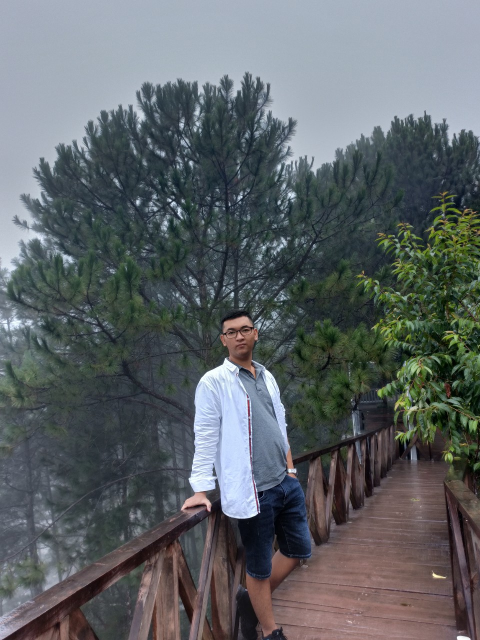
#> input picture Xử lý ảnh/pine.jpg, 960 x 1280 px (shown at 1/2 size)
$ jupyter execute --allow-errors 22655141_DuongChiTrung_proj_1.ipynb
#> lines starting #> are read from the running program, lines starting #| are printed output that depends on the picture; after the words box and inside, x2 and y2 are one past the last pixel; in counts of white or black regions, pixels touching at a corner belong together
# Project 1

[cell 1]
import numpy as np
import cv2
import matplotlib.pyplot as plt

# Checkered Board

[cell 2]
def create_chess_table(board_size=8, cell_size=100, black=(255, 255, 255), white=(0, 0, 0)):
#> called with board_size = 8, cell_size = 100, black = (255, 255, 255), white = (0, 0, 0)
    height = board_size * cell_size
    width = board_size * cell_size
    image = np.zeros((height, width, 3), dtype=np.uint8)

    # Fill the cells with alternating colors
    for i in range(board_size):
        for j in range(board_size):
            x = j * cell_size
            y = i * cell_size
            color = black if (i + j) % 2 == 0 else white
            cv2.rectangle(image, (x, y), (x + cell_size, y + cell_size), color, -1)

    return image

chess_table = create_chess_table()

chess_table_rgb = cv2.cvtColor(chess_table, cv2.COLOR_BGR2RGB)
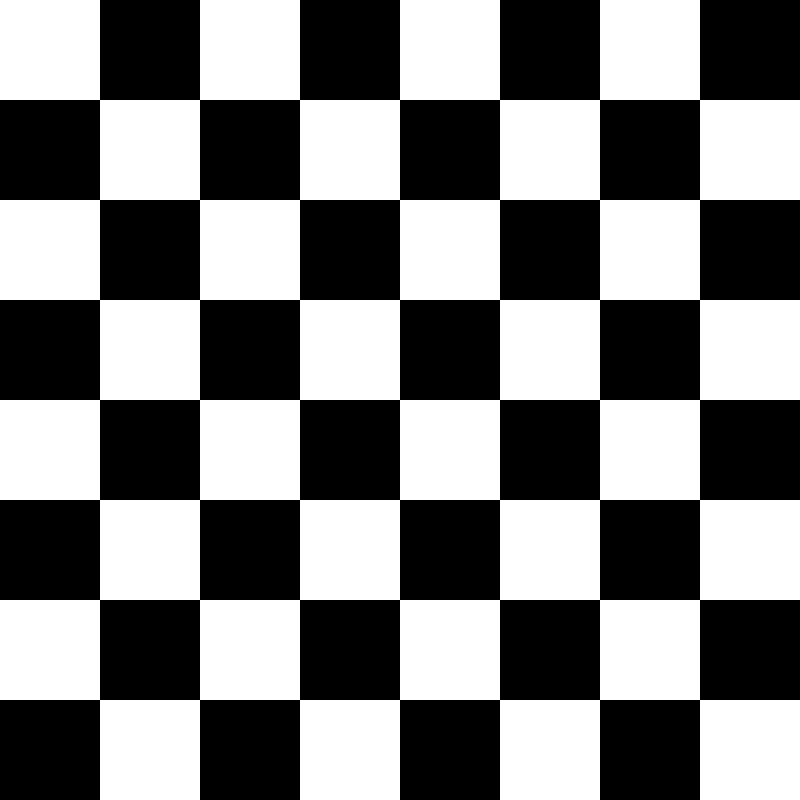
#> chess_table_rgb: shape (800, 800, 3); 50% white; 1 white region, box (x1, y1, x2, y2) and area: (0, 0, 800, 800) 320000

plt.imshow(chess_table_rgb)
plt.show()

# Color Correction

[cell 3]
def convert_gray(img):
    grey_image = img[:,:,0]*0.07 + img[:,:,1]*0.72 + img[:,:,2]*0.21
    return grey_image

img = cv2.imread('pine.jpg')
#> img is the input picture: shape (1280, 960, 3); mean B, G, R 102.6, 99.7, 94.2

img_grey = convert_gray(img)
#> in convert_gray, `grey_image = img[:,:,0]*0.07 + img[:,:,1]*0.72 + img[:,:,2]*0.21`:
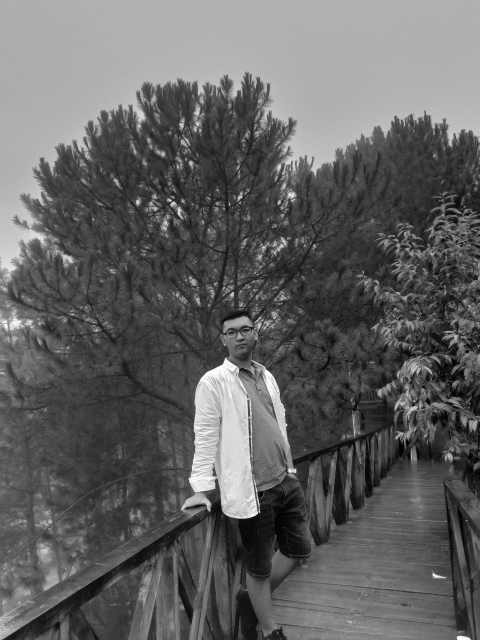
#> grey_image: shape (1280, 960) float64 (shown at 1/2 size); min 0, max 255, mean 98.7

plt.imshow(img_grey, cmap='gray')

[cell 4]
def convert_gray(img):
    grey_image = img[:,:,0]*0.07 + img[:,:,1]*0.72 + img[:,:,2]*0.21
    return grey_image

def invert_image(img):
  inverted_img = 255 - img
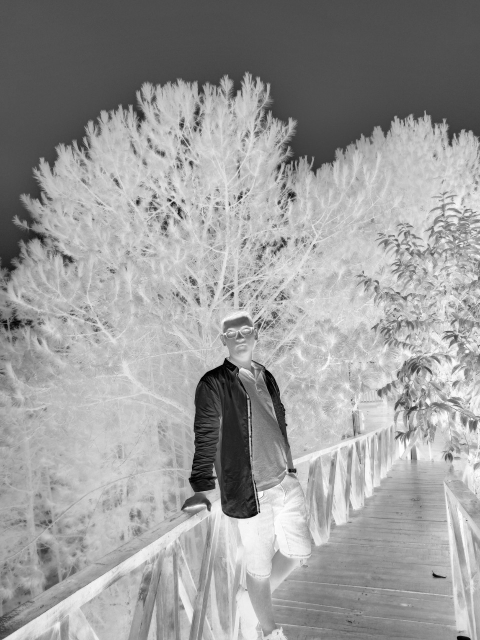
#> inverted_img: shape (1280, 960) float64 (shown at 1/2 size); min 0, max 255, mean 156.3
  return inverted_img

img = cv2.imread('pine.jpg')

img_grey = convert_gray(img) # Chuyển sang màu xám

inverted_img = invert_image(img_grey) # Đảo ngược các giá trị màu

plt.subplot(1, 2, 1)
plt.imshow(img_grey, cmap='gray')
plt.title('Ảnh gốc')

plt.subplot(1, 2, 2)
plt.imshow(inverted_img, cmap='gray')
plt.title('Ảnh đảo ngược')

plt.show()
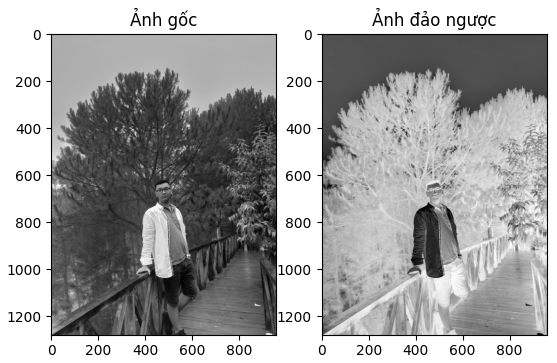
#> figure drawn by matplotlib, 2 panels

[cell 5]
# Hiển thị ảnh bằng matplotlib
plt.subplot(1, 3, 1)
plt.imshow(cv2.cvtColor(img, cv2.COLOR_BGR2RGB))

plt.title('Ảnh gốc')

plt.subplot(1, 3, 2)
plt.imshow(img_grey, cmap='gray')
plt.title('Màu xám')

plt.subplot(1, 3, 3)
plt.imshow(inverted_img, cmap='gray')
plt.title('Ảnh đảo ngược')

plt.show()
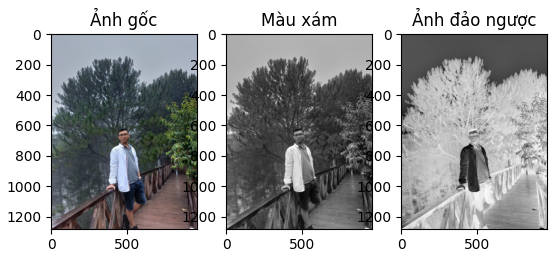
#> figure drawn by matplotlib, 3 panels

# Rotate Image

[cell 6]
def invert_image_horizontal(img):

  inverted_img = img[:, ::-1]
  return inverted_img

def invert_image_vertical(img):

  inverted_img = img[::-1, :]
  return inverted_img

def rotate_image(img, angle):
  height, width = img.shape[:2]

  # Tính toán tâm xoay (trung điểm của ảnh)
  center = (width / 2, height / 2)

  # Tạo ma trận xoay
  rotate_matrix = cv2.getRotationMatrix2D(center, angle, 1.0)

  # Áp dụng ma trận xoay lên ảnh
  rotated_image = cv2.warpAffine(img, rotate_matrix, (width, height))

  return rotated_image


img = cv2.imread('Trung.jpg')

#> (the rest of this cell did not finish here and is left out)

# Color separate

[cell 7]
def separate_objects(threshold_value):

  # Áp dụng ngưỡng
#> called with threshold_value = 140
  ret, thresh = cv2.threshold(img, threshold_value, 255, cv2.THRESH_BINARY)
#> ret = 140

  return thresh

img = cv2.imread('Meo.png', cv2.IMREAD_GRAYSCALE)

threshold = 140

result = separate_objects(threshold)

# Hiển thị ảnh
plt.subplot(1, 2, 1)
#> (the rest of this cell did not finish here and is left out)

# Corner line

[cell 8]
def line_black(img, shape, line_width):
    image = cv2.line(img, (0,shape[0]-440), (shape[1]-440, 0), (0,0,0), line_width)
    image = cv2.line(img, (0,shape[0]-200), (shape[1]-440, shape[1]), (0,0,0), line_width)
    image = cv2.line(img, (shape[0]-200,0), (shape[0], shape[1]-440), (0,0,0), line_width)
    image = cv2.line(img, (shape[0]-200, shape[1]), (shape[0], shape[1]-200), (0,0,0), line_width)

    return image

img = cv2.imread('Meo.png')
#> (the rest of this cell did not finish here and is left out)

# Gradient

[cell 9]
def vertical_gradient_white_to_black(width, height):
    # Tạo mảng zero cho ảnh với 3 kênh màu (RGB)
    x = np.zeros((height, width, 3), dtype=np.uint8)

    # Tạo gradient theo chiều dọc (màu trắng từ trên xuống đen ở dưới)
    y_coords = np.linspace(255, 0, height).astype(np.uint8)

    # Áp dụng gradient cho từng kênh màu
    x[:, :, 0] = y_coords[:, None]
    x[:, :, 1] = y_coords[:, None]
    x[:, :, 2] = y_coords[:, None]

    return x

width, height = 256, 256

gr = vertical_gradient_white_to_black(width, height)
#> (the rest of this cell did not finish here and is left out)

# Letter B

[cell 10]
import numpy as np
import cv2
import matplotlib.pyplot as plt

# Kích thước của hình ảnh
height, width = 200, 150

# Tạo một ma trận toàn màu đen (0)
img = np.zeros((height, width), dtype=np.uint8)

# Vẽ chữ T bằng cách sử dụng các hình chữ nhật
# Thanh ngang trên cùng
cv2.rectangle(img, (0, 20), (120, 50), (255, 255, 255), -1)
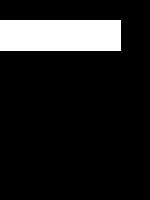
#> img: shape (200, 150); 12.5% white; 1 white region, box (x1, y1, x2, y2) and area: (0, 20, 121, 51) 3751
# Thanh dọc ở giữa
cv2.rectangle(img, (70, 50), (80, 170), (255, 255, 255), -1)
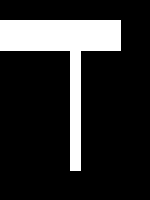
#> img: shape (200, 150); 16.9% white; 1 white region, box (x1, y1, x2, y2) and area: (0, 20, 121, 171) 5071

# Hiển thị hình ảnh
plt.imshow(img, cmap='gray')  # 'gray' để hiển thị ảnh xám
# plt.axis('off')  # Tắt trục để chỉ hiển thị hình ảnh
plt.show()

$ run again, with Xử lý ảnh/1.jpg copied over Xử lý ảnh/pine.jpg
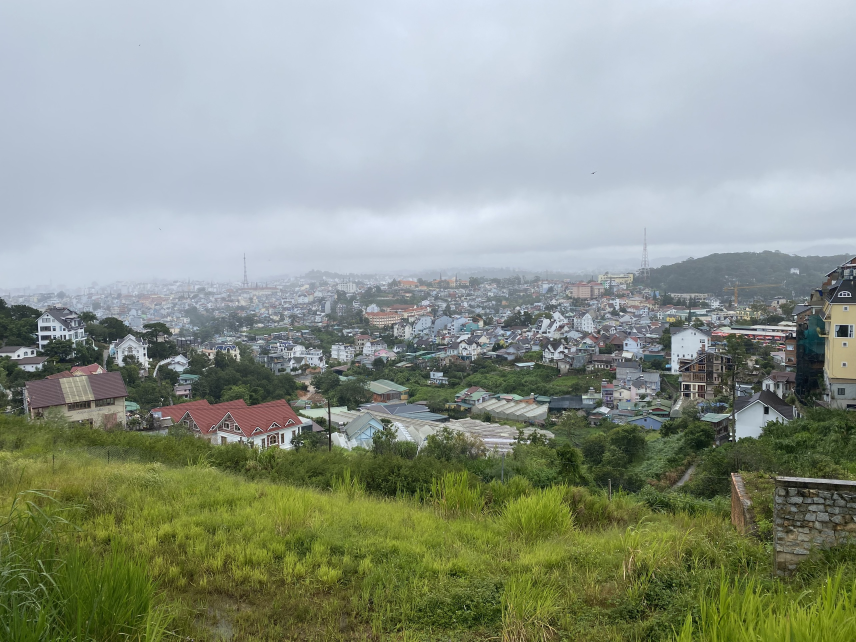
#> input picture Xử lý ảnh/1.jpg, 2568 x 1926 px (shown at 1/3 size)
#> chess_table_rgb: shape (800, 800, 3); 50% white; 1 white region, box (x1, y1, x2, y2) and area: (0, 0, 800, 800) 320000
#> img is the input picture: shape (1926, 2568, 3); mean B, G, R 137.7, 150.8, 141.6
#> in invert_image, `inverted_img = 255 - img`:
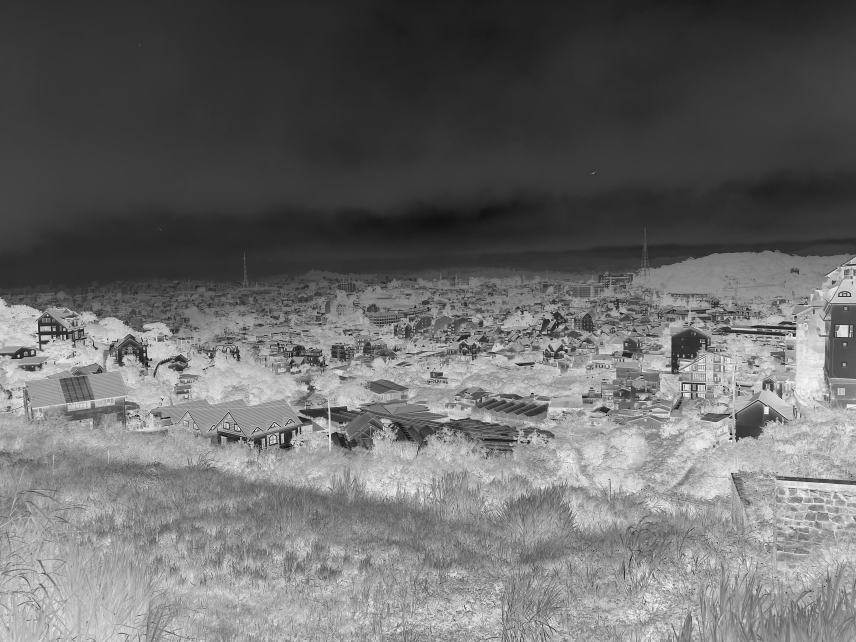
#> inverted_img: shape (1926, 2568) float64 (shown at 1/3 size); min 0, max 255, mean 107
#> `plt.show()`:
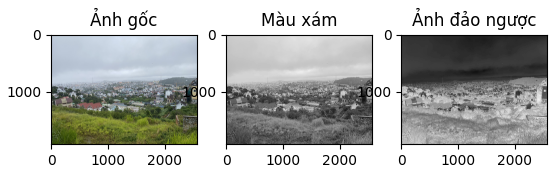
#> figure drawn by matplotlib, 3 panels
#> ret = 140
